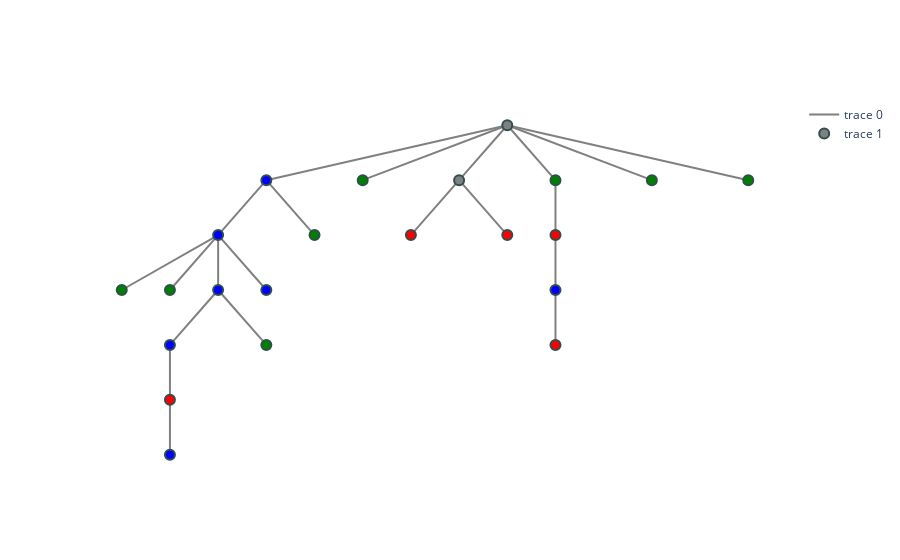

The cell this chart's notebook holds for it:
### Code cell
import plotly.graph_objects as go

# Example node pairs
node_pairs = node_pairs

# Function to calculate positions - this will vary greatly depending on your tree structure
positions = {0: (0, 0), 1: (-2.5, -1), 2: (-3, -2), 3: (-2, -2), 4: (-3, -3), 5: (-3.5, -4), 
             6: (-3.5, -5), 7: (-2.5, -4), 8: (-1.5, -1), 9: (-3.5, -3), 10: (-0.5, -1), 
             11: (-1, -2), 12: (0, -2), 13: (-3.5, -6), 14: (0.5, -1), 15: (-4, -3), 
             16: (-2.5, -3), 17: (0.5, -2), 18: (0.5, -3), 19: (0.5, -4), 20: (1.5, -1), 21: (2.5, -1),}


# Create edges
edge_x = []
edge_y = []
for pair in node_pairs:
    x0, y0 = positions[pair[0]]
    x1, y1 = positions[pair[1]]
    edge_x.extend([x0, x1, None])
    edge_y.extend([y0, y1, None])

# Create nodes
node_x = [pos[0] for pos in positions.values()]
node_y = [pos[1] for pos in positions.values()]

# Create figure
fig = go.Figure()

# Add edges as lines
fig.add_trace(go.Scatter(x=edge_x, y=edge_y, mode='lines', line=dict(width=2, color='grey')))

# Add nodes as markers
# mode='markers+text'
fig.add_trace(go.Scatter(x=node_x, y=node_y, mode='markers', text=list(positions.keys()), textposition="bottom center",
                         marker=dict(size=10, color=mapped_color, line=dict(width=2, color='DarkSlateGrey'))))

# Update layout
fig.update_layout(template="plotly_white", xaxis=dict(showgrid=False, zeroline=False, showticklabels=False),
                  yaxis=dict(showgrid=False, zeroline=False, showticklabels=False))
fig.show()

### Figure 1 — Plotly figure (JSON) as saved in the notebook; plotly's stock layout.template omitted (floating-point values rounded to 4 significant figures)
{"data": [{"line": {"color": "grey", "width": 2}, "mode": "lines", "type": "scatter", "x": [0, -2.5, null, -2.5, -3, null, -2.5, -2, null, -3, -3, null, -3, -3.5, null, -3.5, -3.5, null, -3, -2.5, null, 0, -1.5, null, -3, -3.5, null, 0, -0.5, null, -0.5, -1, null, -0.5, 0, null, -3.5, -3.5, null, 0, 0.5, null, -3, -4, null, -3, -2.5, null, 0.5, 0.5, null, 0.5, 0.5, null, 0.5, 0.5, null, 0, 1.5, null, 0, 2.5, null], "y": [0, -1, null, -1, -2, null, -1, -2, null, -2, -3, null, -3, -4, null, -4, -5, null, -3, -4, null, 0, -1, null, -2, -3, null, 0, -1, null, -1, -2, null, -1, -2, null, -5, -6, null, 0, -1, null, -2, -3, null, -2, -3, null, -1, -2, null, -2, -3, null, -3, -4, null, 0, -1, null, 0, -1, null]}, {"marker": {"color": ["grey", "blue", "blue", "green", "blue", "blue", "red", "green", "green", "green", "grey", "red", "red", "blue", "green", "green", "blue", "red", "blue", "red", "green", "green"], "line": {"color": "DarkSlateGrey", "width": 2}, "size": 10}, "mode": "markers", "text": ["0", "1", "2", "3", "4", "5", "6", "7", "8", "9", "10", "11", "12", "13", "14", "15", "16", "17", "18", "19", "20", "21"], "textposition": "bottom center", "type": "scatter", "x": [0, -2.5, -3, -2, -3, -3.5, -3.5, -2.5, -1.5, -3.5, -0.5, -1, 0, -3.5, 0.5, -4, -2.5, 0.5, 0.5, 0.5, 1.5, 2.5], "y": [0, -1, -2, -2, -3, -4, -5, -4, -1, -3, -1, -2, -2, -6, -1, -3, -3, -2, -3, -4, -1, -1]}], "layout": {"xaxis": {"showgrid": false, "showticklabels": false, "zeroline": false}, "yaxis": {"showgrid": false, "showticklabels": false, "zeroline": false}}}
